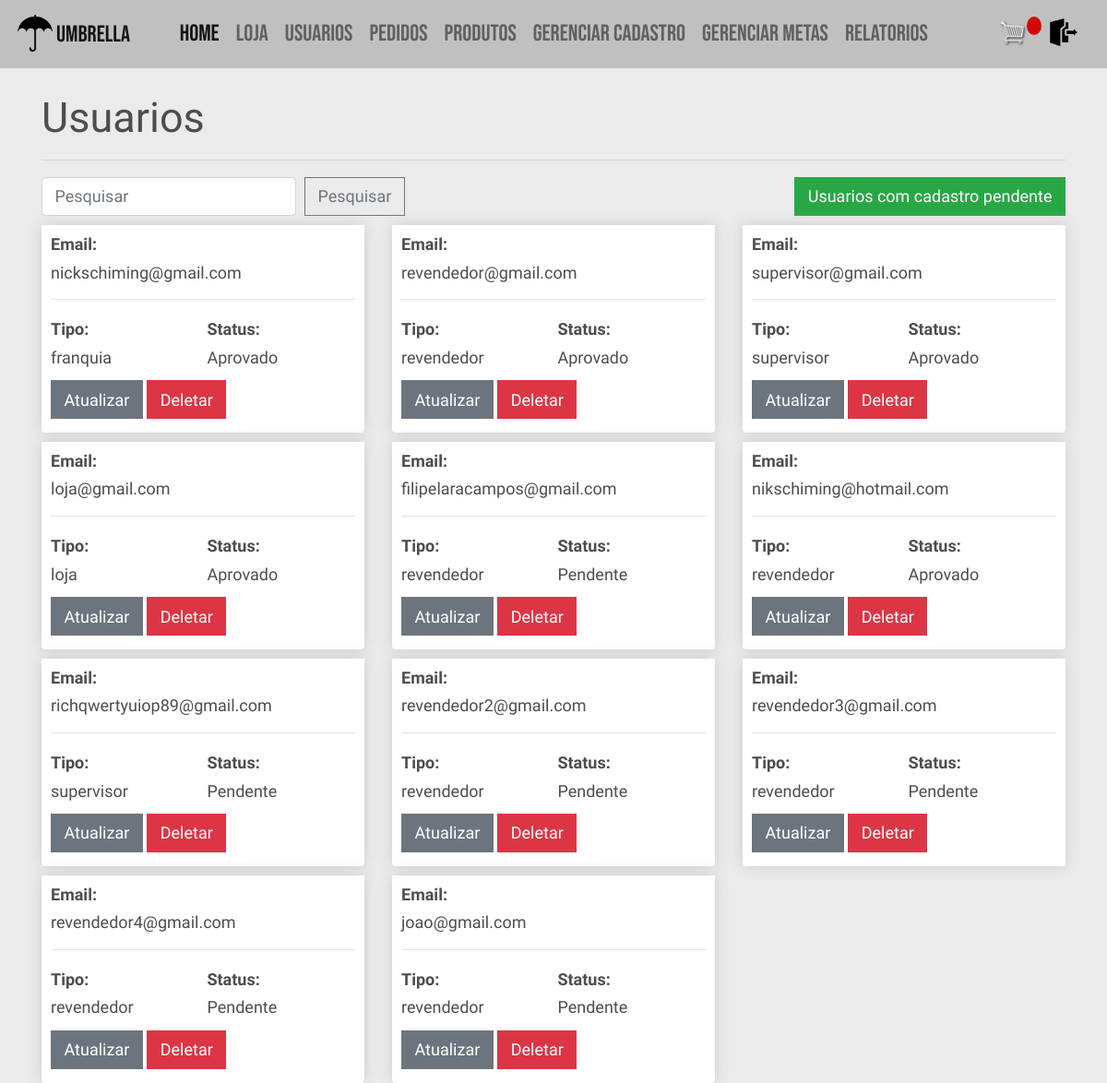
Page /usuarios/ (signed in) on the committed database.
### users/models.py (models this page shows)
class User(AbstractBaseUser, PermissionsMixin):
    email = models.EmailField(_('email'), unique=True)
    is_staff = models.BooleanField(
        _('staff status'),
        default=False,
    )
    is_active = models.BooleanField(
        _('active'),
        default=True,
    )
    criado = models.DateTimeField(
        _('criado'),
        default=timezone.now,
    )
    REVENDEDOR = 'revendedor'
    LOJA = 'loja'
    SUPERVISOR = 'supervisor'
    FRANQUIA = 'franquia'
    opcoes_tipo = [
        (REVENDEDOR, "Revendedor"),
        (LOJA, "Loja"),
        (SUPERVISOR, "Supervisor"),
        (FRANQUIA, "Franquia"),
    ]
    tipo = models.CharField(
        _("tipo"), max_length=50, choices=opcoes_tipo, default=REVENDEDOR, null = True, blank = True)
    objects = UserManager()
    USERNAME_FIELD = 'email'
    def __str__(self):
        return self.email

### vendas/views.py (the view)
# urls.py: path('usuarios/', views.lista_usuarios, name='usuarios'),
@login_required
@user_passes_test(supervisor_franquia_check)
def lista_usuarios(request):
    usuarios = User.objects.all()
    if aprovado_check(request.user):
        return render(request, "vendas/usuarios.html", {'usuarios': usuarios})
    else:
        sweetify.info(request, 'por favor aguarde o cadastro ser aprovado')
        return redirect('vendas-home')

### vendas/utils.py (called while the page is built)
def aprovado_check(user):
    if hasattr(user, 'supervisor'):
        if user.supervisor.is_aprovado:
            return True
        else:
            return False
    elif hasattr(user, 'franquia'):
        if user.franquia.is_aprovado:
            return True
        else:
            return False
    elif hasattr(user, 'loja'):
        if user.loja.is_aprovado:
            return True
        else:
            return False
    elif hasattr(user, 'revendedor'):
        if user.revendedor.is_aprovado:
            return True
        else:
            return False

### vendas/views.py (called while the page is built)
def supervisor_franquia_check(user):
    if user.tipo == User.SUPERVISOR or user.tipo == User.FRANQUIA:
        return True
    else:
        return False

### vendas/templates/vendas/usuarios.html
{% extends 'vendas/base.html' %}
{% load static %}
{% block content %}
	<h1>Usuarios</h1>
	<hr>
	<form class="form-inline" action="{% url 'pesquisa_usuarios' %}" method="get">
		<input class="form-control mr-sm-2" name="q" type="search" placeholder="Pesquisar" aria-label="Pesquisar">
		<button class="btn btn-outline-secondary my-2 my-sm-0" type="submit">Pesquisar</button>
		{% if request.user.tipo == 'supervisor' %}
			<a class="btn btn-success ml-auto mr-0" href="{% url 'pesquisa_rev_novo' %}">Revendedores com cadastro pendente</a>
		{% elif request.user.tipo == 'franquia' %}
			<a class="btn btn-success ml-auto mr-0" href="{% url 'pesquisa_rev_novo' %}">Usuarios com cadastro pendente</a>
		{% endif %}
	</form>
	<div class="row">
		{% if not usuarios %}
		<h2 class="mt-3"><strong>Nenhum usuário encontrado</strong></h2>
		{% else %}
			{% for usuario in usuarios %}
				<div class="col-lg-4">
					<div class="box-element product">
						<h6><strong>Email:</strong></h6>
						<h6>{{usuario.email}}</h6>
						<hr>
						<div class="d-inline-flex w-50 flex-column">
							<h6 ><strong>Tipo: </strong></h6>
							<h6 >{{usuario.tipo}}</h6>
						</div>
						<div class="d-inline-flex flex-column">
							<h6><strong>Status: </strong></h6>
							{% if usuario.revendedor.is_aprovado or usuario.franquia.is_aprovado or usuario.loja.is_aprovado or usuario.supervisor.is_aprovado%}
								<h6>Aprovado</h6>
							{% else %}
								<h6>Pendente</h6>
							{% endif %}
						</div>
                        <div>
                            <a class="btn btn-secondary btn-me mt-1 mb-1" href="{% url 'atualizar_usuario' usuario.id %}">Atualizar</a>
                            <a class="btn btn-danger btn-me mt-1 mb-1" href="{% url 'deletar_usuario' usuario.id %}">Deletar</a>
                        </div>
					</div>
				</div>
			{% endfor %}
		{% endif %}
	</div>
{% endblock content %}

### vendas/static/vendas/css/style.css (style rules this page uses)
html { font-size: 18px; }
body { margin: 0; padding: 0; font-family: 'Roboto Condensed', sans-serif; background-color: #EBEBEB; background-size: cover; background-repeat: no-repeat; background-position: center; height: 100vh; }
h1, h2, h3, h4, h5, h6 { color: hsl(0, 0%, 30%); }
.box-element { box-shadow: hsl(0, 0%, 80%) 0 0 16px; background-color: #fff; border-radius: 4px; padding: 10px; }
.product { border-radius: 0 0 4px 4px; }
.col-lg-4, .col-lg-6, .col-lg-8, .col-lg-12 { margin-top: 10px; }
.btn { border-radius: 0; }

### rows in the picture
User: email "nickschiming@gmail.com", tipo "franquia", shows "Aprovado"
User: email "revendedor@gmail.com", tipo "revendedor", shows "Aprovado"
User: email "supervisor@gmail.com", tipo "supervisor", shows "Aprovado"
User: email "loja@gmail.com", tipo "loja", shows "Aprovado"
User: email "filipelaracampos@gmail.com", tipo "revendedor", shows "Pendente"
User: email "nikschiming@hotmail.com", tipo "revendedor", shows "Aprovado"
User: email "richqwertyuiop89@gmail.com", tipo "supervisor", shows "Pendente"
User: email "revendedor2@gmail.com", tipo "revendedor", shows "Pendente"
User: email "revendedor3@gmail.com", tipo "revendedor", shows "Pendente"
User: email "revendedor4@gmail.com", tipo "revendedor", shows "Pendente"
User: email "joao@gmail.com", tipo "revendedor", shows "Pendente"
